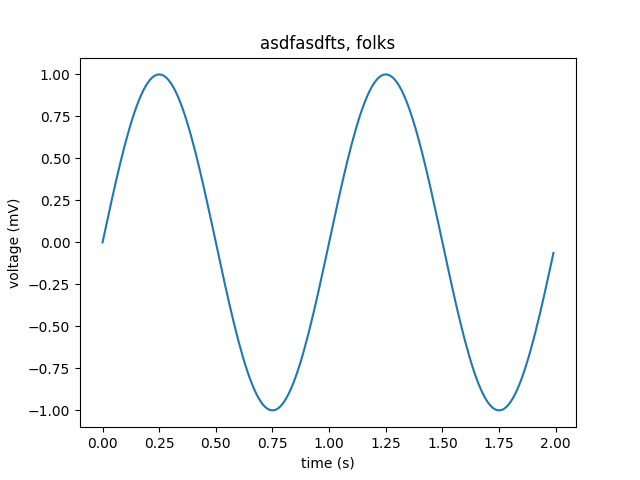

Generate this figure with Python:
import matplotlib.pyplot as plt 
import numpy as np
t = np.arange(0.0, 2.0, 0.01)
s = np.sin(2*np.pi*t)
plt.plot(t, s)

plt.xlabel('time (s)')
plt.ylabel('voltage (mV)')
plt.title('asdfasdfts, folks')
plt.savefig("ae61a132c1444fcaa6cb85bce1ccf526.png")